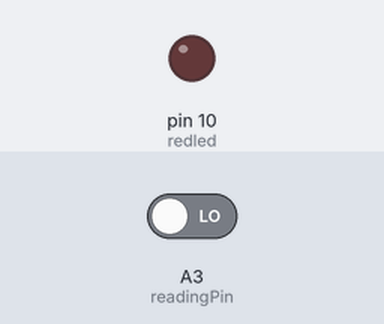
The sketch below on a simulated Arduino Uno, built with avr-gcc and run on an emulated ATmega328P. On the bench: output pins drawn as LEDs (lit = HIGH). The inputs (shaded band) are chosen by the test bench; at power-on: A3 (readingPin) LOW. What the sketch prints to the serial monitor is not drawn.

Above: at 1.2 s.
1.3 s: A3 (readingPin) driven HIGH
At 2.0 s:
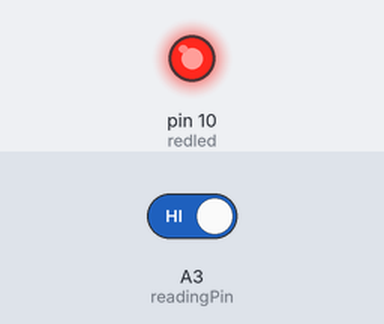
Timing chart, 0 to 4.3 s (numbered marks = the images above; inputs shaded):
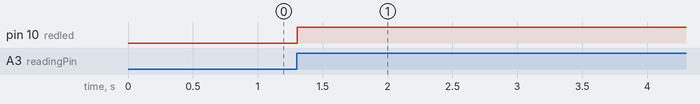

The sketch:

toggle_switch_ifelse.ino
```cpp
//toggle_switch_ifelse

int redled=10;
int oldval=1;
int newval=1;
int readingPin=A3;
int readval;
int ledstate=0;

void setup()
{
     pinMode(redled,OUTPUT);
     pinMode(readingPin,INPUT);
     Serial.begin(9600);
}


void loop()
{

  readval= digitalRead(readingPin);
  oldval=readval;

 if(oldval==1&&newval==0)
 {
   if(ledstate==0)
    {digitalWrite(redled,HIGH);
     ledstate=1;
    }

   else
   {digitalWrite(redled,LOW);
   ledstate=0;
   }
 }


  newval=oldval;

  Serial.println(readval);
}
```

Measured:
- after the input at 1.3 s, pin 10 (redled): LOW → HIGH at once
